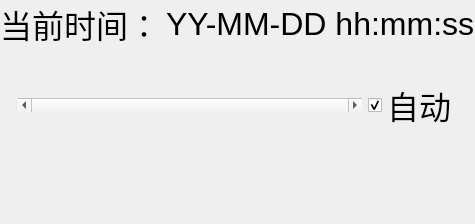
      <widget class="QWidget" name="page_realtime">
       <property name="font">
        <font>
         <family>Arial</family>
         <pointsize>24</pointsize>
        </font>
       </property>
       <property name="styleSheet">
        <string notr="true"/>
       </property>
       <layout class="QVBoxLayout" name="verticalLayout_10" stretch="9,1">
        <property name="leftMargin">
         <number>0</number>
        </property>
        <property name="topMargin">
         <number>0</number>
        </property>
        <property name="rightMargin">
         <number>0</number>
        </property>
        <property name="bottomMargin">
         <number>0</number>
        </property>
        <item>
         <widget class="QWidget" name="realtime_chart" native="true">
          <layout class="QVBoxLayout" name="verticalLayout_5" stretch="5,95">
           <property name="leftMargin">
            <number>0</number>
           </property>
           <property name="topMargin">
            <number>0</number>
           </property>
           <property name="rightMargin">
            <number>0</number>
           </property>
           <property name="bottomMargin">
            <number>0</number>
           </property>
           <item>
            <widget class="QWidget" name="widget_2" native="true">
             <property name="sizePolicy">
              <sizepolicy hsizetype="Preferred" vsizetype="Preferred">
               <horstretch>0</horstretch>
               <verstretch>0</verstretch>
              </sizepolicy>
             </property>
             <property name="layoutDirection">
              <enum>Qt::LeftToRight</enum>
             </property>
             <layout class="QHBoxLayout" name="horizontalLayout_8" stretch="1,1">
              <property name="leftMargin">
               <number>0</number>
              </property>
              <property name="topMargin">
               <number>0</number>
              </property>
              <property name="rightMargin">
               <number>0</number>
              </property>
              <property name="bottomMargin">
               <number>0</number>
              </property>
              <item>
               <widget class="QLabel" name="label_16">
                <property name="sizePolicy">
                 <sizepolicy hsizetype="Preferred" vsizetype="Preferred">
                  <horstretch>0</horstretch>
                  <verstretch>0</verstretch>
                 </sizepolicy>
                </property>
                <property name="text">
                 <string>当前时间：</string>
                </property>
                <property name="alignment">
                 <set>Qt::AlignRight|Qt::AlignTrailing|Qt::AlignVCenter</set>
                </property>
               </widget>
              </item>
              <item>
               <widget class="QLabel" name="realtime_time">
                <property name="sizePolicy">
                 <sizepolicy hsizetype="MinimumExpanding" vsizetype="Preferred">
                  <horstretch>0</horstretch>
                  <verstretch>0</verstretch>
                 </sizepolicy>
                </property>
                <property name="minimumSize">
                 <size>
                  <width>0</width>
                  <height>0</height>
                 </size>
                </property>
                <property name="text">
                 <string>YY-MM-DD hh:mm:ss</string>
                </property>
                <property name="alignment">
                 <set>Qt::AlignLeading|Qt::AlignLeft|Qt::AlignVCenter</set>
                </property>
               </widget>
              </item>
             </layout>
            </widget>
           </item>
           <item>
            <widget class="QWidget" name="widget_6" native="true">
             <layout class="QVBoxLayout" name="verticalLayout_6" stretch="95,5">
              <item>
               <widget class="QCustomPlot" name="plot" native="true"/>
              </item>
              <item>
               <widget class="QWidget" name="widget_8" native="true">
                <layout class="QHBoxLayout" name="horizontalLayout_9" stretch="95,5">
                 <item>
                  <widget class="QScrollBar" name="horizontalScrollBar">
                   <property name="maximum">
                    <number>0</number>
                   </property>
                   <property name="orientation">
                    <enum>Qt::Horizontal</enum>
                   </property>
                  </widget>
                 </item>
                 <item>
                  <widget class="QCheckBox" name="checkBox_auto">
                   <property name="text">
                    <string>自动</string>
                   </property>
                   <property name="checked">
                    <bool>true</bool>
                   </property>
                  </widget>
                 </item>
                </layout>
               </widget>
              </item>
             </layout>
            </widget>
           </item>
          </layout>
         </widget>
        </item>
        <item>
         <widget class="QWidget" name="realtime_bottom" native="true">
          <layout class="QHBoxLayout" name="horizontalLayout_35">
           <item>
            <widget class="QPushButton" name="realtime_prev">
             <property name="sizePolicy">
              <sizepolicy hsizetype="Preferred" vsizetype="Preferred">
               <horstretch>0</horstretch>
               <verstretch>0</verstretch>
              </sizepolicy>
             </property>
             <property name="minimumSize">
              <size>
               <width>50</width>
               <height>50</height>
              </size>
             </property>
             <property name="text">
              <string/>
             </property>
             <property name="icon">
              <iconset resource="CSSHP.qrc">
               <normaloff>:/png/assets/png/zuo.png</normaloff>:/png/assets/png/zuo.png</iconset>
             </property>
             <property name="iconSize">
              <size>
               <width>50</width>
               <height>50</height>
              </size>
             </property>
             <property name="autoRepeat">
              <bool>false</bool>
             </property>
             <property name="autoExclusive">
              <bool>true</bool>
             </property>
             <property name="flat">
              <bool>true</bool>
             </property>
            </widget>
           </item>
           <item>
            <spacer name="horizontalSpacer_7">
             <property name="orientation">
              <enum>Qt::Horizontal</enum>
             </property>
             <property name="sizeHint" stdset="0">
              <size>
               <width>40</width>
               <height>20</height>
              </size>
             </property>
            </spacer>
           </item>
           <item>
            <widget class="QPushButton" name="realtime_next">
             <property name="sizePolicy">
              <sizepolicy hsizetype="Preferred" vsizetype="Preferred">
               <horstretch>0</horstretch>
               <verstretch>0</verstretch>
              </sizepolicy>
             </property>
             <property name="minimumSize">
              <size>
               <width>50</width>
               <height>50</height>
              </size>
             </property>
             <property name="text">
              <string/>
             </property>
             <property name="icon">
              <iconset resource="CSSHP.qrc">
               <normaloff>:/png/assets/png/you.png</normaloff>:/png/assets/png/you.png</iconset>
             </property>
             <property name="iconSize">
              <size>
               <width>50</width>
               <height>50</height>
              </size>
             </property>
             <property name="flat">
              <bool>true</bool>
             </property>
            </widget>
           </item>
          </layout>
         </widget>
        </item>
       </layout>
      </widget>
